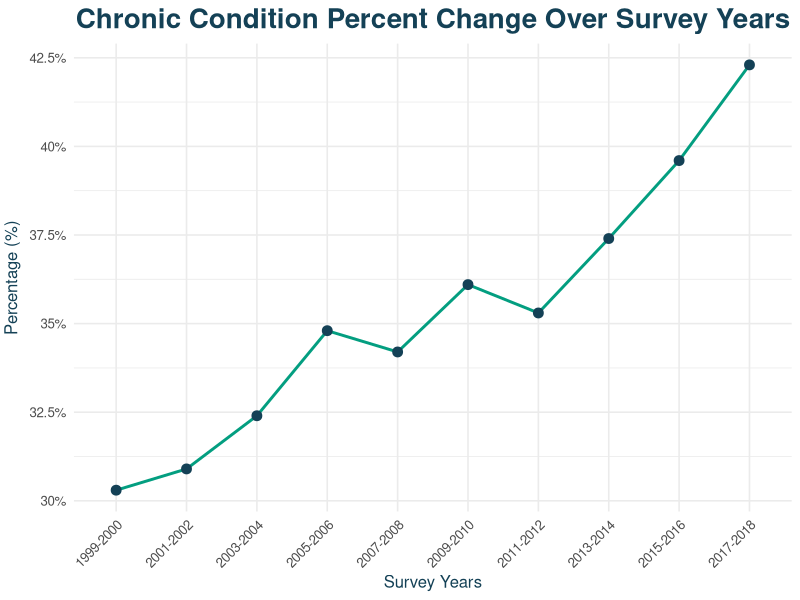

Reproduce this figure in R.
## ---- chunk 1
# Load necessary libraries
library(ggplot2)

# Define color scheme
primary_color <- "#039E80"
secondary_color <- "#144156"
accent_color <- "#FF6F61"
accent2_color <- "#DAA520"

# Custom ggplot theme function
theme_custom <- function(base_size = 12, base_family = "") {
  theme_minimal(base_size = base_size, base_family = base_family) +
  theme(
    text = element_text(color = secondary_color),
    plot.title = element_text(face = "bold", hjust = 0.5, color = secondary_color),
    plot.subtitle = element_text(hjust = 0.5),
    plot.caption = element_text(size = 8),
    plot.background = element_rect(fill = "white", color = NA),
    panel.background = element_rect(fill = "white", color = NA),
    legend.background = element_rect(fill = "white", color = NA),
    legend.title = element_text(face = "bold"),
    legend.text = element_text(size = 10)
  )
}

# Data
data <- data.frame(
  Survey_Years = c("1999-2000", "2001-2002", "2003-2004", "2005-2006", "2007-2008",
                   "2009-2010", "2011-2012", "2013-2014", "2015-2016", "2017-2018"),
  Percent = c(30.3, 30.9, 32.4, 34.8, 34.2, 36.1, 35.3, 37.4, 39.6, 42.3)
)

# Convert 'Survey_Years' to a factor to ensure proper grouping for the line graph
data$Survey_Years <- factor(data$Survey_Years)

p <- ggplot(data, aes(x = Survey_Years, y = Percent, group = 1)) +  # Added 'group = 1' to ensure proper line connection
  geom_line(size = 1, color = primary_color) +
  geom_point(size = 3, shape = 21, fill = secondary_color, color = secondary_color) +
  scale_y_continuous(labels = scales::label_percent()) +
  labs(
    title = "Chronic Condition Percent Change Over Survey Years",
    x = "Survey Years",
    y = "Percentage (%)"
  ) +
  theme_custom() +
  theme(
    plot.title = element_text(size = 20),
    axis.text.x = element_text(angle = 45, hjust = 1),
    axis.title.y = element_text(vjust = 2)
  )

# Adjust the scale for y-axis
p <- p + scale_y_continuous(labels = function(x) paste0(x, "%"))

# Display the plot
p

